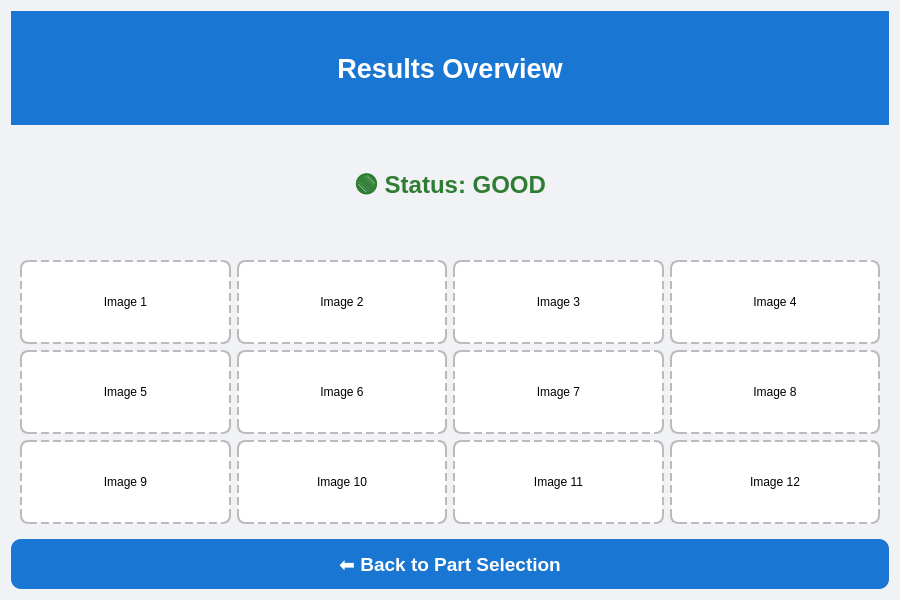
<?xml version="1.0" encoding="UTF-8"?>
<ui version="4.0">
 <class>ResultsScreen</class>
 <widget class="QWidget" name="ResultsScreen">
  <property name="geometry">
   <rect>
    <x>0</x>
    <y>0</y>
    <width>900</width>
    <height>600</height>
   </rect>
  </property>
  <property name="windowTitle">
   <string>Scan Results</string>
  </property>
  <property name="styleSheet">
   <string notr="true">
#ResultsScreen {
    background-color: #f0f2f5;
    font-family: Arial, sans-serif;
}

/* Header */
#headerFrame {
    background-color: #1976d2;
}
#headerLabel {
    color: white;
    font-size: 20pt;
    font-weight: bold;
}

/* Status Label */
#statusLabel {
    font-size: 18pt;
    font-weight: bold;
    color: #2e7d32; /* Default GOOD green */
    margin: 10px;
}

/* Grid images */
#gridFrame QLabel {
    border: 2px dashed #bbb;
    border-radius: 8px;
    min-width: 100px;
    min-height: 80px;
    background-color: #ffffff;
}

/* Button */
#backButton {
    background-color: #1976d2;
    color: white;
    font-size: 14pt;
    font-weight: bold;
    border-radius: 10px;
    padding: 10px 25px;
}
#backButton:hover {
    background-color: #1565c0;
}
   </string>
  </property>

  <layout class="QVBoxLayout" name="mainLayout">

   <!-- HEADER -->
   <item>
    <widget class="QFrame" name="headerFrame">
     <property name="minimumSize">
      <size>
       <width>0</width>
       <height>80</height>
      </size>
     </property>
     <layout class="QHBoxLayout" name="headerLayout">
      <item>
       <widget class="QLabel" name="headerLabel">
        <property name="text">
         <string>Results Overview</string>
        </property>
        <property name="alignment">
         <set>Qt::AlignCenter</set>
        </property>
       </widget>
      </item>
     </layout>
    </widget>
   </item>

   <!-- STATUS -->
   <item>
    <widget class="QLabel" name="statusLabel">
     <property name="text">
      <string>🟢 Status: GOOD</string>
     </property>
     <property name="alignment">
      <set>Qt::AlignCenter</set>
     </property>
    </widget>
   </item>

   <!-- GRID -->
   <item>
    <widget class="QFrame" name="gridFrame">
     <layout class="QGridLayout" name="gridLayout">
      <!-- 3x4 grid placeholders -->
      <item row="0" column="0">
       <widget class="QLabel" name="image_0_0">
        <property name="text">
         <string>Image 1</string>
        </property>
        <property name="alignment">
         <set>Qt::AlignCenter</set>
        </property>
       </widget>
      </item>
      <item row="0" column="1">
       <widget class="QLabel" name="image_0_1">
        <property name="text">
         <string>Image 2</string>
        </property>
        <property name="alignment">
         <set>Qt::AlignCenter</set>
        </property>
       </widget>
      </item>
      <item row="0" column="2">
       <widget class="QLabel" name="image_0_2">
        <property name="text">
         <string>Image 3</string>
        </property>
        <property name="alignment">
         <set>Qt::AlignCenter</set>
        </property>
       </widget>
      </item>
      <item row="0" column="3">
       <widget class="QLabel" name="image_0_3">
        <property name="text">
         <string>Image 4</string>
        </property>
        <property name="alignment">
         <set>Qt::AlignCenter</set>
        </property>
       </widget>
      </item>

      <item row="1" column="0">
       <widget class="QLabel" name="image_1_0">
        <property name="text">
         <string>Image 5</string>
        </property>
        <property name="alignment">
         <set>Qt::AlignCenter</set>
        </property>
       </widget>
      </item>
      <item row="1" column="1">
       <widget class="QLabel" name="image_1_1">
        <property name="text">
         <string>Image 6</string>
        </property>
        <property name="alignment">
         <set>Qt::AlignCenter</set>
        </property>
       </widget>
      </item>
      <item row="1" column="2">
       <widget class="QLabel" name="image_1_2">
        <property name="text">
         <string>Image 7</string>
        </property>
        <property name="alignment">
         <set>Qt::AlignCenter</set>
        </property>
       </widget>
      </item>
      <item row="1" column="3">
       <widget class="QLabel" name="image_1_3">
        <property name="text">
         <string>Image 8</string>
        </property>
        <property name="alignment">
         <set>Qt::AlignCenter</set>
        </property>
       </widget>
      </item>

      <item row="2" column="0">
       <widget class="QLabel" name="image_2_0">
        <property name="text">
         <string>Image 9</string>
        </property>
        <property name="alignment">
         <set>Qt::AlignCenter</set>
        </property>
       </widget>
      </item>
      <item row="2" column="1">
       <widget class="QLabel" name="image_2_1">
        <property name="text">
         <string>Image 10</string>
        </property>
        <property name="alignment">
         <set>Qt::AlignCenter</set>
        </property>
       </widget>
      </item>
      <item row="2" column="2">
       <widget class="QLabel" name="image_2_2">
        <property name="text">
         <string>Image 11</string>
        </property>
        <property name="alignment">
         <set>Qt::AlignCenter</set>
        </property>
       </widget>
      </item>
      <item row="2" column="3">
       <widget class="QLabel" name="image_2_3">
        <property name="text">
         <string>Image 12</string>
        </property>
        <property name="alignment">
         <set>Qt::AlignCenter</set>
        </property>
       </widget>
      </item>
     </layout>
    </widget>
   </item>

   <!-- BUTTON -->
   <item>
    <widget class="QPushButton" name="backButton">
     <property name="minimumSize">
      <size>
       <width>220</width>
       <height>50</height>
      </size>
     </property>
     <property name="text">
      <string>⬅ Back to Part Selection</string>
     </property>
     <property name="cursor">
      <cursorShape>PointingHandCursor</cursorShape>
     </property>
    </widget>
   </item>

  </layout>
 </widget>
 <resources/>
 <connections/>
</ui>
